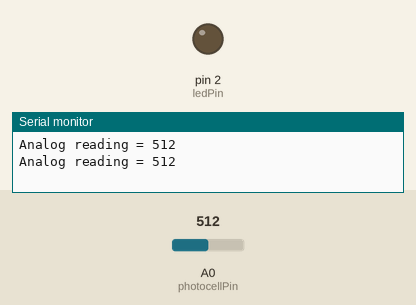
Simulated run of this sketch. Board: Arduino Uno, built with avr-gcc and run on an emulated ATmega328P. On the bench: output pins drawn as LEDs (lit = HIGH), the last lines printed to the serial monitor. Inputs (shaded band) come from the test bench; at power-on: A0 (photocellPin) = 512.

Above: at 1.8 s.
1.9 s: A0 (photocellPin) set to 108
3.4 s: A0 (photocellPin) set to 95
At 4.6 s:
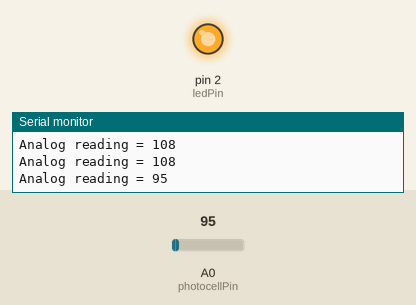
5.5 s: A0 (photocellPin) set to 122
At 7.2 s:
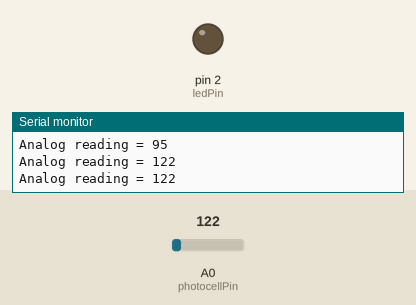
7.5 s: A0 (photocellPin) set to 90
At 8.9 s:
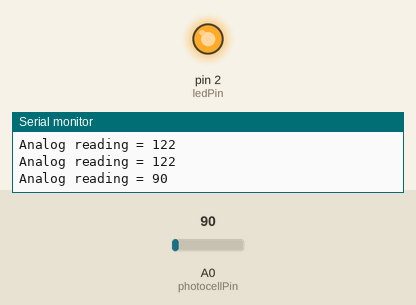
Timing chart, 0 to 10.5 s (numbered marks = the images above; inputs shaded):
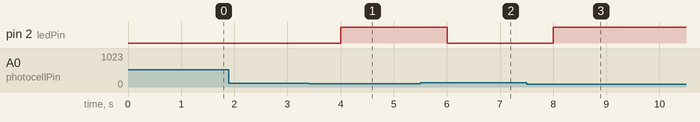

The sketch:

sketch_mar01a.ino
```cpp
  int photocellPin = 0;
  int ledPin = 2;
  int photocellReading;
  const float limit = 100;
void setup(void)
{
  Serial.begin(9600);
  pinMode(ledPin, OUTPUT);
}
void loop(void)
{
  photocellReading = analogRead(photocellPin);
  Serial.print("Analog reading = ");
  Serial.println(photocellReading);
  if (photocellReading < limit)
  {
    digitalWrite(ledPin, HIGH);
  }
  else
  {
    digitalWrite(ledPin, LOW);
  }
    delay(1000);
}
```

Measured:
- the behaviour switches between 100 and 99 on A0 (photocellPin) (found by bisection; images 0 and 1)
- after the input at 3.4 s, pin 2 (ledPin): LOW → HIGH after 0.60 s
- after the input at 5.5 s, pin 2 (ledPin): HIGH → LOW after 0.50 s
- after the input at 7.5 s, pin 2 (ledPin): LOW → HIGH after 0.50 s
